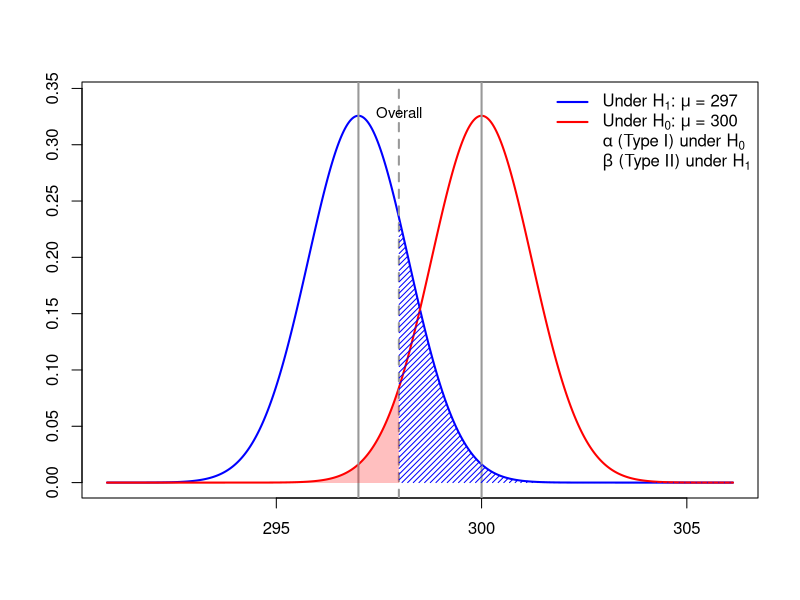

Here is the R script that generated this plot:
## ---- chunk 1
## ------------------------------------------------------------
## Recreate the power picture (H0 vs H1) using base R
## Left-tailed test: H0: mu = 300  vs  H1: mu < 300
## Visualize alpha (Type I), beta (Type II), and power (1 - beta)
## ------------------------------------------------------------

## Parameters (match the slide example)
mu0   <- 300      # null mean
mu1   <- 297      # alternative mean used to define power
sigma <- 3        # population SD (assumed known here for visualization)
n     <- 6        # sample size
alpha <- 0.05     # significance level (left-tailed)

## Sampling distribution of sample mean (normal approximation)
se <- sigma / sqrt(n)

## Critical cutoff c for a left-tailed test: reject H0 if Xbar <= c
c <- qnorm(alpha, mean = mu0, sd = se)

## Grid for plotting
x <- seq(mu1 - 5*se, mu0 + 5*se, length.out = 2000)

## Densities of Xbar under H0 and under the chosen alternative (mu1)
f0 <- dnorm(x, mean = mu0, sd = se)
f1 <- dnorm(x, mean = mu1, sd = se)

## Plot
plot(x, f1, type = "l", lwd = 2, col = "blue",
     xlab = "", ylab = "", ylim = c(0, max(f0, f1) * 1.05))
lines(x, f0, lwd = 2, col = "red")

## Vertical reference lines at the two means
abline(v = mu1, col = "gray60", lwd = 2)
abline(v = mu0, col = "gray60", lwd = 2)

## (Optional) show the critical cutoff line
abline(v = c, col = "gray60", lwd = 2, lty = 2)

## Shade alpha under H0: area left of cutoff under red curve
x_alpha <- x[x <= c]
y_alpha <- dnorm(x_alpha, mean = mu0, sd = se)
polygon(c(x_alpha, rev(x_alpha)),
        c(y_alpha, rep(0, length(y_alpha))),
        border = NA, col = adjustcolor("red", alpha.f = 0.25))

## Shade beta under H1: area right of cutoff under blue curve
x_beta <- x[x >= c]
y_beta <- dnorm(x_beta, mean = mu1, sd = se)
polygon(c(x_beta, rev(x_beta)),
        c(y_beta, rep(0, length(y_beta))),
        border = NA, density = 25, angle = 45, col = "blue")

## Labels (simple, optional)
mtext("Overall", side = 3, at = c, line = -2, cex = 0.9)

## Legend
legend("topright",
       legend = c(expression(paste("Under ", H[1], ": ", mu, " = 297")),
                  expression(paste("Under ", H[0], ": ", mu, " = 300")),
                  expression(paste(alpha, " (Type I) under ", H[0])),
                  expression(paste(beta, " (Type II) under ", H[1]))),
       lwd = c(2, 2, NA, NA),
       col = c("blue", "red", NA, NA),
       bty = "n")
